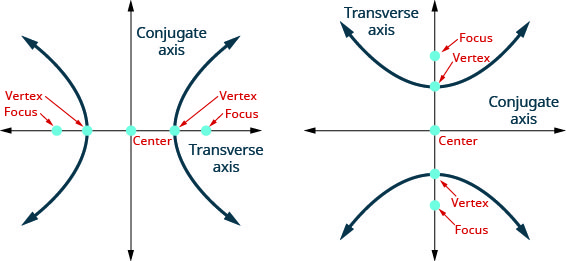
#> input picture Math/Geometry/images/hyperbola.jpeg, 566 x 261 px
$ jupyter execute hyperbola.ipynb
#> lines starting #> are read from the running program, lines starting #| are printed output that depends on the picture
1. [Hyperbola](#hyperbola)

#### Hyperbola:
- consist of two symmetrical arcs opposite to one another
- consists of focus points, vertix, co-vertix, traverse axis (through the arcs) and congugate axis (between the arcs)

[cell 1]
from PIL import Image
from IPython.display import display

img = Image.open('images/hyperbola.jpeg')
#> img is the input picture: PIL image 566x261 CMYK; mean R, G, B 243.5, 243.9, 244.5
new_image = img.resize((550, 250))
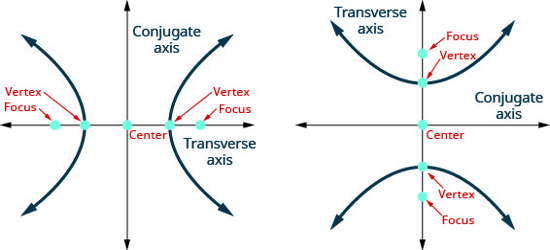
#> new_image: PIL image 550x250 CMYK; mean R, G, B 243.2, 243.6, 244.2
display(new_image)


$ run again, with Math/Geometry/images/hyperplane.jpeg copied over Math/Geometry/images/hyperbola.jpeg
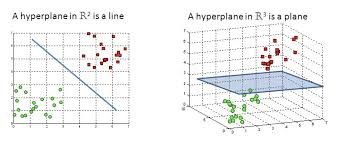
#> input picture Math/Geometry/images/hyperplane.jpeg, 345 x 146 px
#> img is the input picture: PIL image 345x146 RGB; mean R, G, B 241, 241.7, 241.6
#> `new_image = img.resize((550, 250))`:
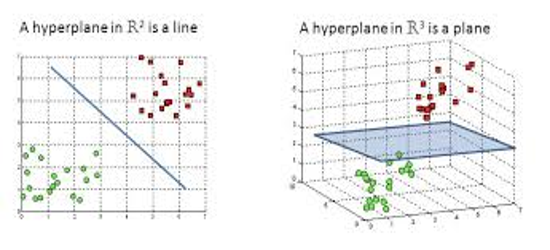
#> new_image: PIL image 550x250 RGB; mean R, G, B 240.8, 241.5, 241.4

$ run again, with Math/Geometry/images/hypersurface.jpeg copied over Math/Geometry/images/hyperbola.jpeg
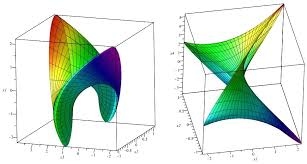
#> input picture Math/Geometry/images/hypersurface.jpeg, 307 x 164 px
#> img is the input picture: PIL image 307x164 RGB; mean R, G, B 213.2, 226.2, 214.3
#> `new_image = img.resize((550, 250))`:
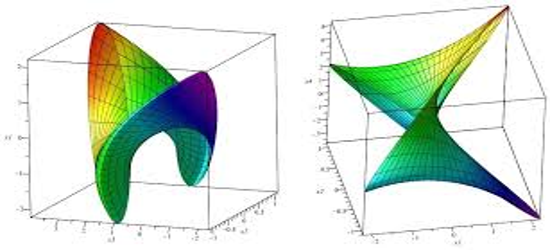
#> new_image: PIL image 550x250 RGB; mean R, G, B 213.1, 226.1, 214.1

$ run again, with Math/Geometry/images/parabola.jpeg copied over Math/Geometry/images/hyperbola.jpeg
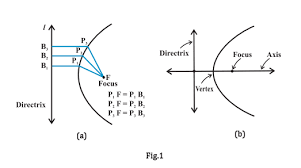
#> input picture Math/Geometry/images/parabola.jpeg, 301 x 168 px
#> img is the input picture: PIL image 301x168 P; mean R, G, B 248.2, 248.6, 248.9
#> `new_image = img.resize((550, 250))`:
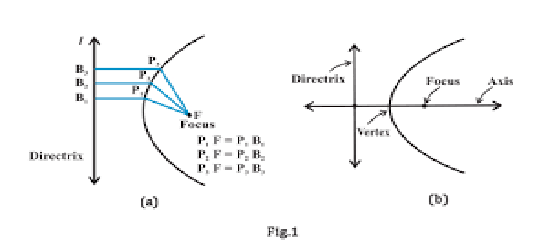
#> new_image: PIL image 550x250 P; mean R, G, B 248.2, 248.7, 249
